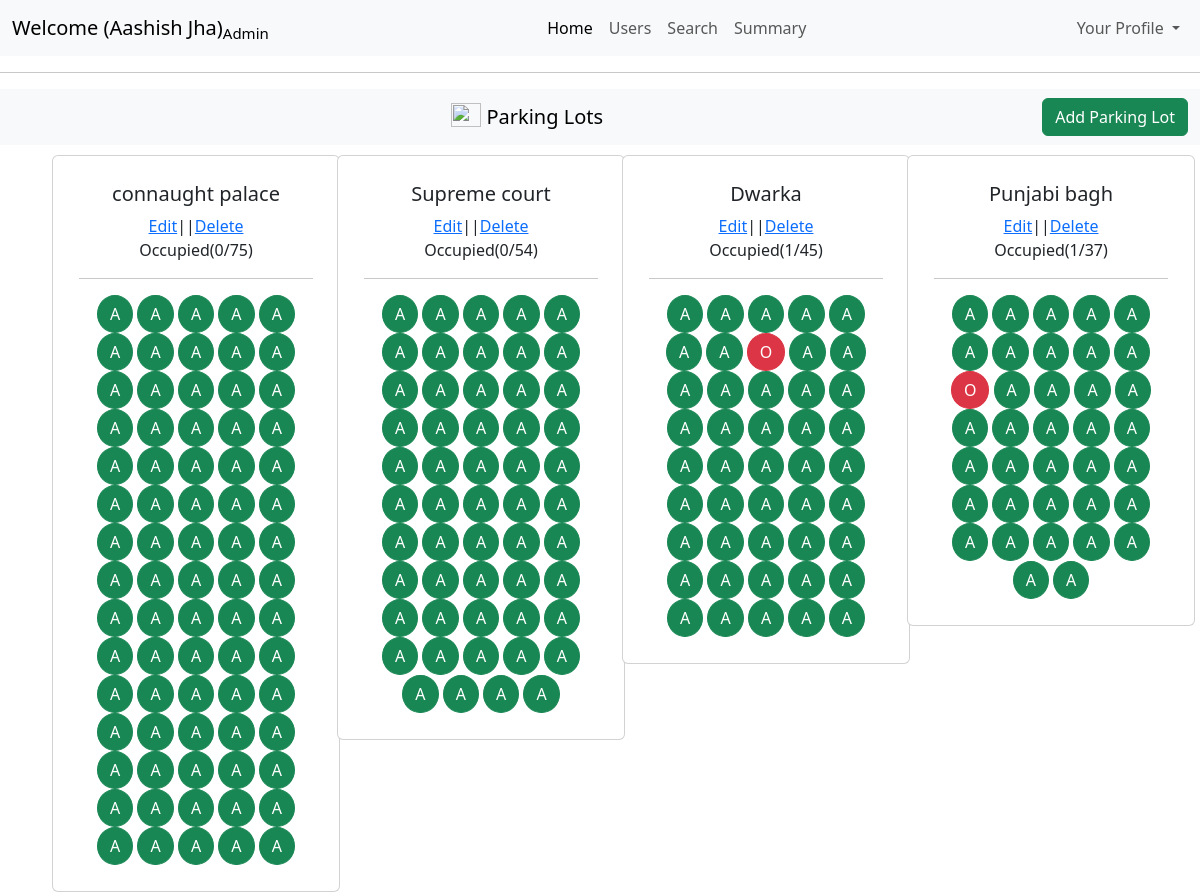
The app's page /admin/dashboard (signed in) with its own data.
### models/models.py (models this page shows)
class ParkingLot(db.Model):
    id=db.Column(db.Integer(),primary_key=True)
    location_name = db.Column(db.String(250),nullable=False)
    pincode=db.Column(db.Integer(),nullable=False)
    price=db.Column(db.Integer(),nullable=False)
    max_spots=db.Column(db.Integer(),nullable=False)
    address=db.Column(db.String(250),nullable=False)
    occupied=db.Column(db.Integer(),default=0)

class ParkingSpot(db.Model):
    id=db.Column(db.Integer(),primary_key=True)
    lotid=db.Column(db.Integer(),nullable=False)
    status = db.Column(db.String(5),default="A")
    veichleNumber=db.Column(db.String(50),nullable=True)

### controllers/controllers.py (the view)
@controllers.route("/admin/dashboard", methods=['GET','POST'])
def admindashboard():
    status = session.get("status")
    if status is not None and int(status) > 0:
        parkingspot=ParkingSpot.query.all()
        lotandspotstructure={}
        for spot in parkingspot:
            if spot.lotid not in lotandspotstructure:
                lotandspotstructure[spot.lotid]=[]
            lotandspotstructure[spot.lotid].append(spot)
        distinctlotids=list(lotandspotstructure.keys())
        lots=ParkingLot.query.filter(ParkingLot.id.in_(distinctlotids)).all()
        thefinalcards=[]
        for lot in lots:
            thefinalcards.append(
                {
                    'lot': lot,
                    'spots': lotandspotstructure[lot.id]
                }
            )
        print("ram")
        return render_template("admindashboard.html",fullname=session["fullname"]
                            ,status=session["status"],
                            role=session["role"],thefinalcards=thefinalcards)
    else:
        return redirect("/login")

### templates/adminDashboard.html (shortened to what this page needs)
<!DOCTYPE html>
<html lang="en">
<head>
    <link href="https://cdn.jsdelivr.net/npm/bootstrap@5.3.7/dist/css/bootstrap.min.css" rel="stylesheet">
</head>
<body>
    <nav class="navbar navbar-expand-lg bg-body-tertiary">
  <div class="container-fluid">
    <a class="navbar-brand " href="#">Welcome ({{session['fullname']}})<sub>Admin</sub></a>
    <div class="collapse navbar-collapse" id="navbarNavDropdown">
      <ul class="navbar-nav ms-auto">
        <li class="nav-item">
          <a class="nav-link active" aria-current="page" href="#">Home</a>
        </li>
        <li class="nav-item">
          <a class="nav-link" href="/admin/dashboard/users">Users</a>
        </li>
        <li class="nav-item">
          <a class="nav-link" href="/admin/dashboard/search">Search</a>
        </li>
        <li class="nav-item">
          <a class="nav-link" href="/admin/dashboard/summary">Summary</a>
        </li>
    </ul>
    <ul class="navbar-nav ms-auto">
        <li class="nav-item dropdown">
          <a class="nav-link dropdown-toggle" href="#" role="button" data-bs-toggle="dropdown" aria-expanded="false">
            Your Profile
          </a>
        </li>
      </ul>
    </div>
  </div>
</nav>
<hr>
<nav class="navbar bg-body-tertiary">
  <div class="container-fluid text-center">
    <a class="navbar-brand mx-auto " href="#">
      <img src="https://images.pexels.com/photos/164634/pexels-photo-164634.jpeg?_gl=1*1rfblvq*_ga*MTY5NDc0NzA3NC4xNzUzMjk4NzE5*_ga_8JE65Q40S6*czE3NTMyOTg3MTgkbzEkZzEkdDE3NTMyOTg3MjMkajU1JGwwJGgw" width="30" height="24" class="d-inline-block align-text-top" style="align-content: center;">
      Parking Lots
    </a>
<a href="/admin/dashboard/addparkinglot" class="btn btn-success">
  Add Parking Lot
</a>  </div>
</nav>
<div class="container">
    <div class="row">
      {% for thecard in thefinalcards %}
      {%set lot = thecard.lot %}
      {%set spots = thecard.spots %}
        <div class="col-md-3 col-sm-6">
        <div class="card " style="width: 18rem;  margin-left: 10px; margin-top: 10px;">
        <div class="card-body text-center" style="margin:10px">
        <h5 class="card-title">{{lot.location_name}}</h5>
        <span style="align-content: center;"><a href="/admin/dashboard/editlot/{{ lot.id }}">Edit</a>||<a href="/admin/dashboard/deletelot/{{ lot.id }}">Delete</a></span>
        <p>Occupied({{lot.occupied}}/{{lot.max_spots}})</p>
        <hr>
     {% for spot in spots %}
     {% if spot.status == "O" %}
    <a type="button" class="btn btn-danger" style="border-radius: 50%;" href="/admin/dashboard/view/{{spot.id}}">O</a>
    {% else %}
    <a type="button" class="btn btn-success" style="border-radius: 50%;" href="/admin/dashboard/view/{{spot.id}}">A</a>
     {% endif %}
     {%endfor%}
    </div>
    </div>
    </div>
     {% endfor %}
  </div>
</div>
</body>
</html>

### records on screen
ParkingLot: location_name "connaught palace", occupied "0", max_spots "75"
ParkingLot: location_name "Supreme court", occupied "0", max_spots "54"
ParkingLot: location_name "Dwarka", occupied "1", max_spots "45"
ParkingLot: location_name "Punjabi bagh", occupied "1", max_spots "37"

### other values on screen
{{ session['fullname'] }} "Aashish Jha"
